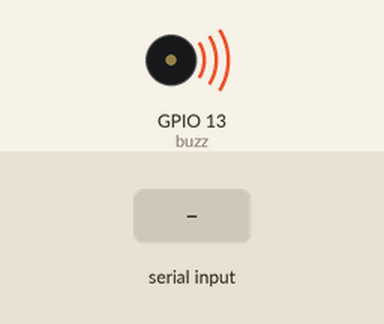
This program was run on a simulated Raspberry Pi (BCM pin numbers). Parts: buzzer (waves = sounding). Inputs (shaded band) come from the test bench. What the program prints to the terminal is not drawn. At 1.3 s the program stops and its outputs stay as they are.

Above: at 1.2 s.
1.3 s: "5" typed at the terminal, then Enter
At 2.5 s:
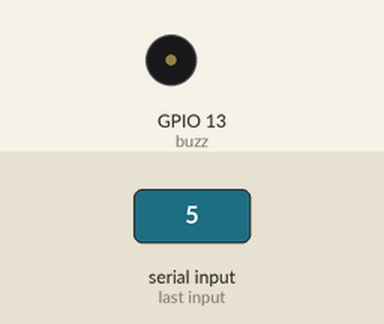
Timing chart, 0 to 2.8 s (numbered marks = the images above; inputs shaded):
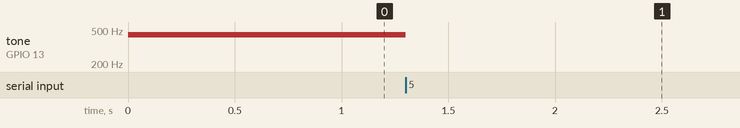

The program:

buzzer4.py
```python
import RPi.GPIO as GPIO
import time

pin = 13
melody = [261, 293, 329, 349, 392, 440, 493, 523]
GPIO.setmode(GPIO.BCM)
GPIO.setup(pin, GPIO.OUT)

buzz = GPIO.PWM(pin, 440)

try:
	buzz.start(50)
	key = int(input('키 입력 : 1 ~ 9'))
	buzz.ChangeFrequency(melody[key])
	buzz.stop()

except KeyboardInterrupt:
	GPIO.cleanup()
```

Measured:
- after the input at 1.3 s, tone on GPIO 13 (buzz): 440 Hz → silent at once
